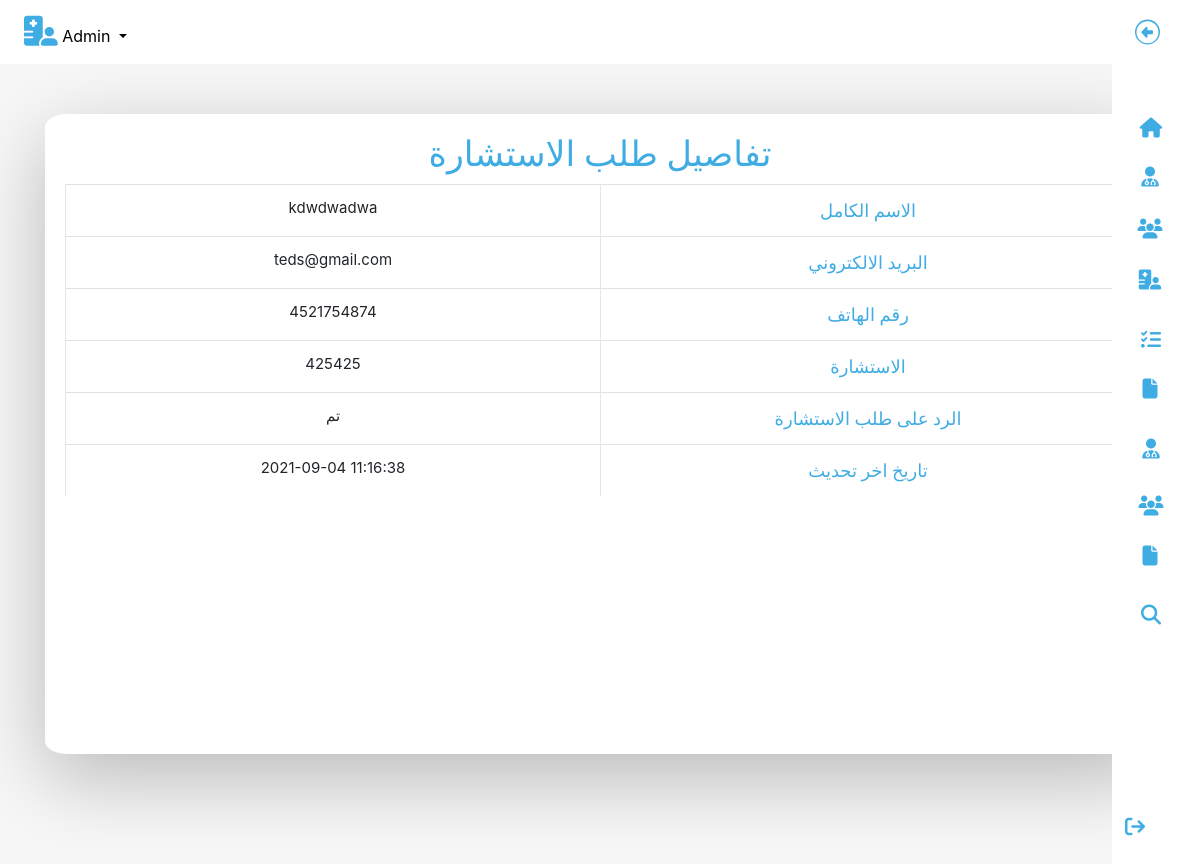
Page /hms/admin/query-details.php?id=6 (signed in) on the committed database.
### tables this page shows
CREATE TABLE `tblcontactus` (
  `id` int(11) NOT NULL,
  `fullname` varchar(255) DEFAULT NULL,
  `email` varchar(255) DEFAULT NULL,
  `contactno` bigint(12) DEFAULT NULL,
  `message` mediumtext DEFAULT NULL,
  `PostingDate` timestamp NULL DEFAULT current_timestamp(),
  `AdminRemark` mediumtext DEFAULT NULL,
  `LastupdationDate` timestamp NULL DEFAULT NULL ON UPDATE current_timestamp(),
  `IsRead` int(11) DEFAULT NULL
);

### hms/admin/query-details.php (the view, shortened to what this page needs)
<?php
include('include/config.php');
?>
<!DOCTYPE html>
<html lang="en">
<head>
	<link rel="stylesheet" href="https://cdn.jsdelivr.net/npm/bootstrap@4.6.1/dist/css/bootstrap.min.css">
	<link rel="stylesheet" href="https://cdnjs.cloudflare.com/ajax/libs/font-awesome/6.1.1/css/all.min.css" />
	<link rel="stylesheet" href="../../css/style2.css">
</head>
<body>
	<div id="app">
		<?php include('include/sidebar.php'); ?>
		<div class="app-content">
			<?php include('include/header.php'); ?>
			<div class="main">
				<div class="container" id="container">
					<div class="tablediv">
						<h3 class="over-title margin-bottom-15">تفاصيل <span class="text-bold">طلب الاستشارة</span></h3>
						<table class="table medhistory" id="sample-table-1">
							<tbody>
								<?php
								$qid = intval($_GET['id']);
								$sql = mysqli_query($con, "select * from tblcontactus where id='$qid'");
								while ($row = mysqli_fetch_array($sql)) {
								?>
									<tr>
										<th>الاسم الكامل</th>
										<td><?php echo $row['fullname']; ?></td>
									</tr>
									<tr>
										<th>البريد الالكتروني</th>
										<td><?php echo $row['email']; ?></td>
									</tr>
									<tr>
										<th>رقم الهاتف</th>
										<td><?php echo $row['contactno']; ?></td>
									</tr>
									<tr>
										<th>الاستشارة</th>
										<td><?php echo $row['message']; ?></td>
									</tr>
									<?php if ($row['AdminRemark'] == "") { ?>
										<form name="query" method="post">
											<tr>
												<th>الرد على طلب الاستشارة</th>
												<td><textarea name="adminremark" class="form-control" required="true"></textarea></td>
											</tr>
											<tr>
												<td>&nbsp;</td>
												<td>
													<button type="submit" class="btn btn-primary pull-left addtotable" name="update">
														تحديث
													</button>
												</td>
											</tr>
										</form>
									<?php } else { ?>
										<tr>
											<th>الرد على طلب الاستشارة</th>
											<td><?php echo $row['AdminRemark']; ?></td>
										</tr>
										<tr>
											<th>تاريخ اخر تحديث</th>
											<td><?php echo $row['LastupdationDate']; ?></td>
										</tr>
								<?php
									}
								} ?>
							</tbody>
						</table>
					</div>
				</div>
			</div>
		</div>
	</div>
</body>
</html>

### css/style2.css (style rules this page uses)
* { margin: 0; padding: 0; box-sizing: border-box; }
.main { background-color: #f7f7f7; min-height: 100vh; padding-top: 20px; }
.main h3 { text-align: center; color: #3face4; font-size: 35px; font-family: 'Amiri', serif; }
.tablediv { padding: 20px; text-align: right; background-color: white; margin: 30px auto; border-radius: 2%; border-bottom: 1px; box-shadow: 0 24px 80px hsla(0, 0%, 0%, 0.25); overflow-x: auto; min-height: 80vh; }
.tablediv table th { color: #3face4; font-size: 18px; font-family: 'Amiri', serif; font-weight: 200; text-align: center; }
.tablediv table td { font-size: 15px; text-align: center; }
.medhistory tr { display: flex; flex-direction: row-reverse; }
.medhistory td { width: 100%; border-left: 1px solid #e2e6e9; }
.medhistory th { width: 100%; border-left: 1px solid #e2e6e9; }

### rows in the picture
tblcontactus: fullname "kdwdwadwa", email "teds@gmail.com", contactno "4521754874", message "425425", AdminRemark "تم", LastupdationDate "2021-09-04 11:16:38"
